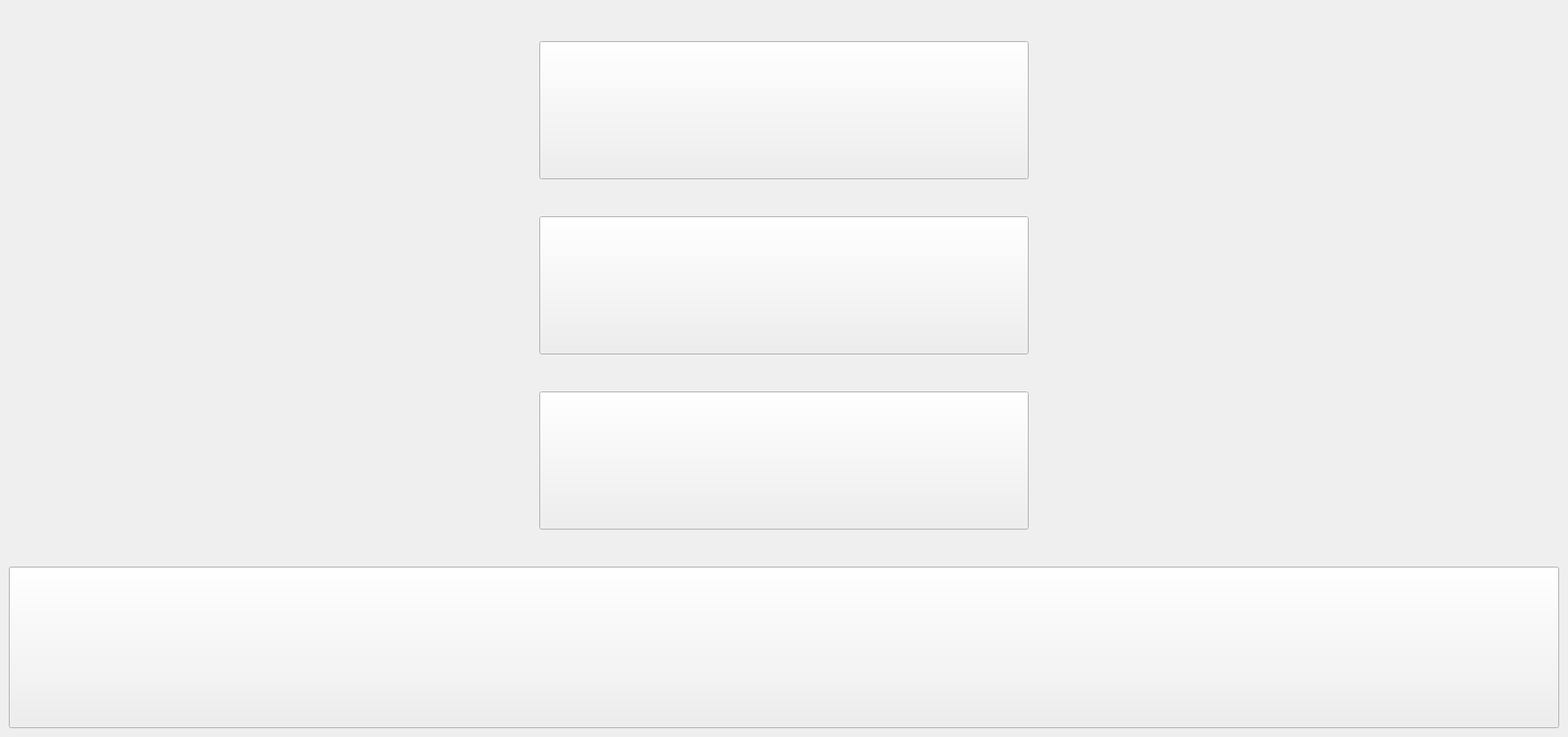
    <widget class="QWidget" name="page_homeNew">
     <property name="sizePolicy">
      <sizepolicy hsizetype="Expanding" vsizetype="Expanding">
       <horstretch>0</horstretch>
       <verstretch>0</verstretch>
      </sizepolicy>
     </property>
     <property name="styleSheet">
      <string notr="true">background-image: url(:/pics/homepage_background.png);</string>
     </property>
     <layout class="QGridLayout" name="gridLayout_4">
      <item row="0" column="1">
       <spacer name="verticalSpacer_4">
        <property name="orientation">
         <enum>Qt::Vertical</enum>
        </property>
        <property name="sizeHint" stdset="0">
         <size>
          <width>20</width>
          <height>40</height>
         </size>
        </property>
       </spacer>
      </item>
      <item row="1" column="1">
       <widget class="QPushButton" name="btn_homeNew_customerTake">
        <property name="sizePolicy">
         <sizepolicy hsizetype="Maximum" vsizetype="Preferred">
          <horstretch>0</horstretch>
          <verstretch>0</verstretch>
         </sizepolicy>
        </property>
        <property name="minimumSize">
         <size>
          <width>606</width>
          <height>171</height>
         </size>
        </property>
        <property name="maximumSize">
         <size>
          <width>1000</width>
          <height>171</height>
         </size>
        </property>
        <property name="styleSheet">
         <string notr="true">/*font: 48pt &quot;Adobe Arabic&quot;;
font: 36pt &quot;Adobe Arabic&quot;;
background-color: rgb(0, 170, 0);*/
QPushButton{border-image: url(:/pics/homepage_customertake_off.png)}
QPushButton:hover{border-image: url(:/pics/homePage_customerTake_on.png);}
QPushButton:pressed{border-image: url(:/pics/homePage_customerTake_on.png);}



</string>
        </property>
        <property name="text">
         <string/>
        </property>
       </widget>
      </item>
      <item row="2" column="1">
       <spacer name="verticalSpacer_3">
        <property name="orientation">
         <enum>Qt::Vertical</enum>
        </property>
        <property name="sizeHint" stdset="0">
         <size>
          <width>20</width>
          <height>40</height>
         </size>
        </property>
       </spacer>
      </item>
      <item row="3" column="1">
       <widget class="QPushButton" name="btn_homeNew_multiStore">
        <property name="sizePolicy">
         <sizepolicy hsizetype="Preferred" vsizetype="Preferred">
          <horstretch>0</horstretch>
          <verstretch>0</verstretch>
         </sizepolicy>
        </property>
        <property name="minimumSize">
         <size>
          <width>606</width>
          <height>171</height>
         </size>
        </property>
        <property name="maximumSize">
         <size>
          <width>1000</width>
          <height>171</height>
         </size>
        </property>
        <property name="styleSheet">
         <string notr="true">/*font: 48pt &quot;Adobe Arabic&quot;;
font: 36pt &quot;Adobe Arabic&quot;;
background-color: rgb(0, 170, 0);*/

QPushButton{border-image: url(:/pics/homepage_multistore_off.png);}
QPushButton:hover{border-image: url(:/pics/homePage_multiStore_on.png);}
QPushButton:pressed{border-image: url(:/pics/homePage_multiStore_on.png);}
</string>
        </property>
        <property name="text">
         <string/>
        </property>
       </widget>
      </item>
      <item row="4" column="1">
       <spacer name="verticalSpacer_2">
        <property name="orientation">
         <enum>Qt::Vertical</enum>
        </property>
        <property name="sizeHint" stdset="0">
         <size>
          <width>20</width>
          <height>40</height>
         </size>
        </property>
       </spacer>
      </item>
      <item row="5" column="0">
       <spacer name="horizontalSpacer_12">
        <property name="orientation">
         <enum>Qt::Horizontal</enum>
        </property>
        <property name="sizeHint" stdset="0">
         <size>
          <width>636</width>
          <height>20</height>
         </size>
        </property>
       </spacer>
      </item>
      <item row="5" column="1">
       <widget class="QPushButton" name="btn_homeNew_sevendayTake">
        <property name="sizePolicy">
         <sizepolicy hsizetype="Preferred" vsizetype="Preferred">
          <horstretch>0</horstretch>
          <verstretch>0</verstretch>
         </sizepolicy>
        </property>
        <property name="minimumSize">
         <size>
          <width>606</width>
          <height>171</height>
         </size>
        </property>
        <property name="maximumSize">
         <size>
          <width>1000</width>
          <height>171</height>
         </size>
        </property>
        <property name="styleSheet">
         <string notr="true">/*font: 48pt &quot;Adobe Arabic&quot;;
font: 36pt &quot;Adobe Arabic&quot;;
background-color: rgb(0, 170, 0);*/

QPushButton{border-image: url(:/pics/homePage_sevenDay_off.png);}
QPushButton:hover{border-image: url(:/pics/homepage_sevenday_on.png);}
QPushButton:pressed{border-image: url(:/pics/homepage_sevenday_on.png);}

</string>
        </property>
        <property name="text">
         <string/>
        </property>
       </widget>
      </item>
      <item row="5" column="2">
       <spacer name="horizontalSpacer_23">
        <property name="orientation">
         <enum>Qt::Horizontal</enum>
        </property>
        <property name="sizeHint" stdset="0">
         <size>
          <width>636</width>
          <height>20</height>
         </size>
        </property>
       </spacer>
      </item>
      <item row="6" column="1">
       <spacer name="verticalSpacer">
        <property name="orientation">
         <enum>Qt::Vertical</enum>
        </property>
        <property name="sizeHint" stdset="0">
         <size>
          <width>20</width>
          <height>40</height>
         </size>
        </property>
       </spacer>
      </item>
      <item row="7" column="0" colspan="3">
       <widget class="QPushButton" name="btn_homeNew_logo">
        <property name="enabled">
         <bool>true</bool>
        </property>
        <property name="sizePolicy">
         <sizepolicy hsizetype="Expanding" vsizetype="Expanding">
          <horstretch>0</horstretch>
          <verstretch>0</verstretch>
         </sizepolicy>
        </property>
        <property name="minimumSize">
         <size>
          <width>1920</width>
          <height>200</height>
         </size>
        </property>
        <property name="maximumSize">
         <size>
          <width>1820</width>
          <height>300</height>
         </size>
        </property>
        <property name="styleSheet">
         <string notr="true">/*font: 72pt &quot;Adobe Arabic&quot;;
border-color: rgb(255, 255, 255);
color: rgb(0, 170, 255);
background-color: rgb(255, 255, 255);
border-radius: 10px;*/
border-image: url(:/pics/homepage_logo.png);
</string>
        </property>
        <property name="text">
         <string/>
        </property>
       </widget>
      </item>
     </layout>
    </widget>
